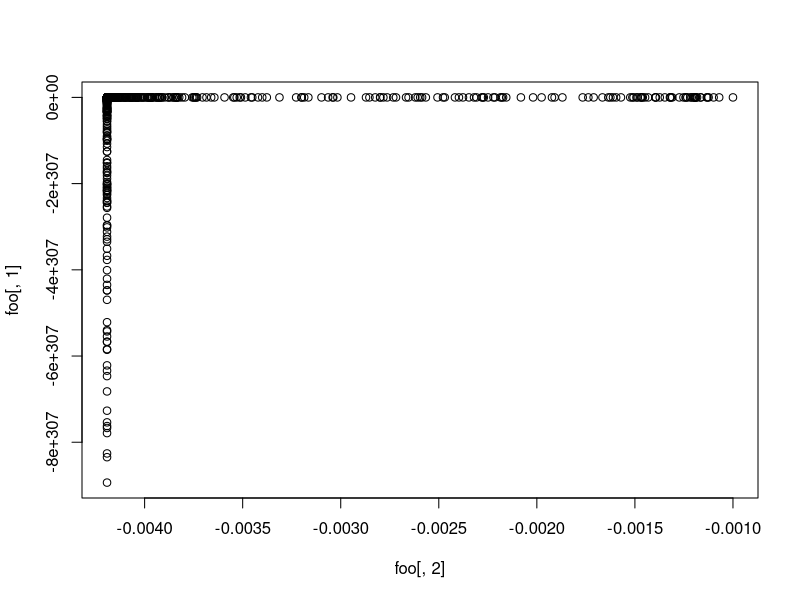

Write R code to recreate this figure.
#####################################
### Bivariate Truncated Distribution
####################################

###################################
#### Function to find projection
###################################
projection  = function(u)
{
  if(all(u[1] < 0, na.rm = TRUE) && all(u[2] < 0, na.rm = TRUE))
  {
    return(c(0,0))
  }
  else if (u[1]>0 & u[2]<0)
  {
    return(c(u[1],0))
  }
  else
  {
    return(c(0,u[2]))
  }
}

####################################
##### Shooting an arrow function
####################################
#u = (x,y): is current position
#c0 = (a,b): is projection from current position 
# v : random draw from standard gaussian distribution
arrow = function(u,c0,z)
{
  x = u[1]
  y = u[2]
  a = c0[1]
  b = c0[2]
  
  z1 = x + z*(x - a)
  z2 = y + z*(b - y)
  return(c(z1,z2))
}

# z = rnorm(1)
# a = 0 
# b = 0
# arrow(4,-5,z)
####################
### Augmented Drift
#################### 
aug_drift= function(x)
{
  x1 = x[1]
  x2 = x[2]
  
  if( x1>0 & x2>0)
  {
    return(-x)
  }
  else
  {
    return(c(Inf, Inf))
  }
}

#aug_drift(c(a,b))

########################
##Probability function
#######################
p = function(x,dt,v)
{
 mu = aug_drift(x) 
 temp = sqrt(pi*dt)*v*mu
 return(pnorm(temp/2)) 
}

#p(c(2,-3), 1e-2,z)

###############################################
### AugUBA2D : Truncated Bivariate Gaussian
################################################
AugUBA2d = function(x0,dt,N)
{
  #Initialize
  out = matrix(0 , nrow = N , ncol = 2)
  out[1, ] = x0
  
  for( i in 2:N)
  {
    x1=out[(i-1),1]
    x2= out[(i-1),2]
    
    U = runif(2)
    
    ##If point is inside the support, run UBA
    if (all(x1 > 0, na.rm = TRUE) && all(x2 > 0, na.rm = TRUE))
    {
      v = rnorm(2)
      prob = p(out[i, ], dt = dt , v= v ) 
      b = ifelse(U<= prob , 1, -1)
    }
    else ##Point is outside the support, run AugUBA
    { 
      z = rnorm(1)
      prob = p(out[(i-1), ], dt = dt , v= rep(z,2) )
       
      c0 = projection(out[(i-1),]) #find projection
      v = arrow(out[(i-1),], c0,z) #shoot the arrow
      
      # #Calculate the unit sized jump along the arrow
      m = (c0[2] - x2)/(x1 - c0[1])
      jump =  c(1/sqrt(1 + m^2), m/(1+ sqrt(m^2)))
      #ahead = out[(i-1) , ]+ jump
      #back =  out[(i-1) , ]- jump
      
      b = ifelse(U<= prob , jump, -jump)
    }
    out[i , ] = out[(i-1) , ] + sqrt(2*dt)*b*v
  }
  return(out)
}

### Example 
foo =AugUBA2d(c(-0.001,-0.001) , dt = 1e-3 , N = 1e6)
plot(foo[ ,2] , foo[ ,1])
